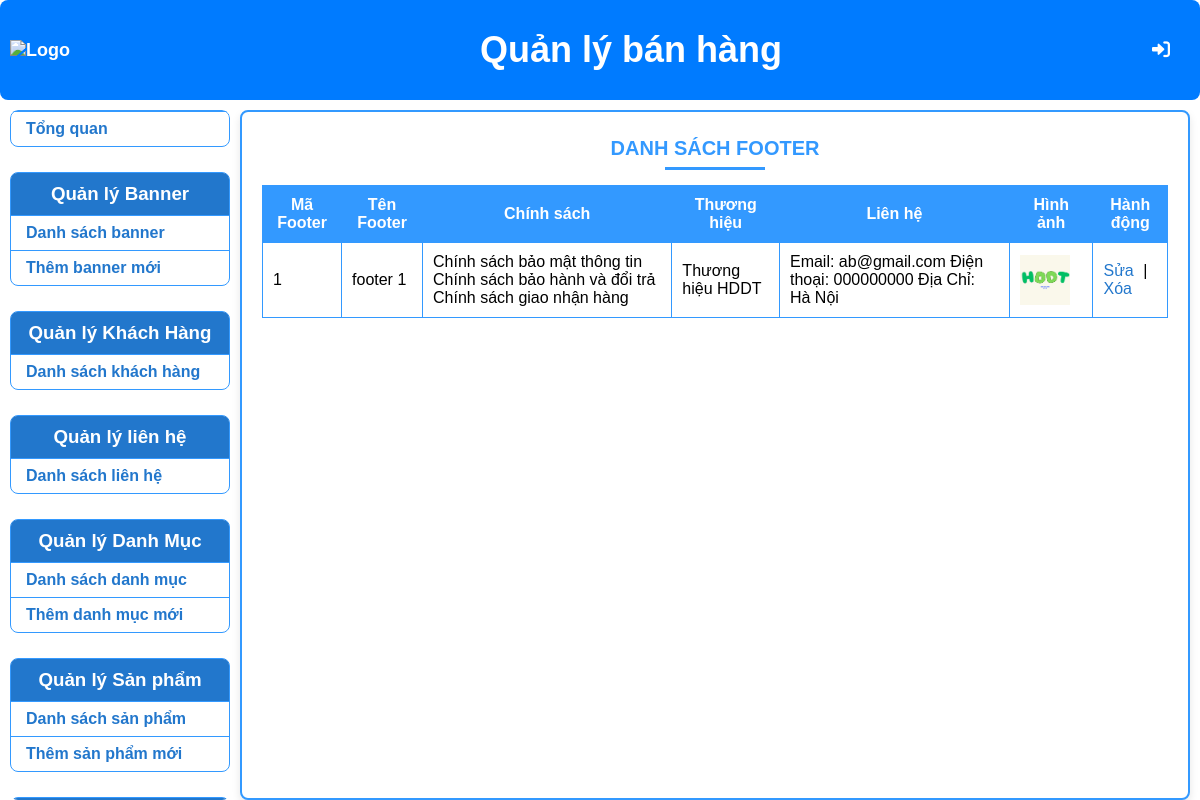
Screenshot of /admin/index.php?controller=footer&action=list with the database file from the repository.
### tables this page shows
CREATE TABLE `footer` (
  `MaFooter` int(11) NOT NULL,
  `Name` varchar(45) NOT NULL,
  `Avatar` varchar(500) NOT NULL,
  `MaTK` int(11) NOT NULL,
  `Chinhsach` varchar(500) DEFAULT NULL,
  `Thuonghieu` varchar(500) DEFAULT NULL,
  `Lienhe` varchar(500) DEFAULT NULL
);

### admin/controllers/FooterController.php (called while the page is built, shortened)
<?php
require_once 'Models/Footer.php';
class FooterController {
    private $footerModel;
    public function __construct() {
        $database = new Database();
        $db = $database->getConnection();
        $this->footerModel = new Footer($db);
    }
    public function index() {
        $footers = $this->footerModel->getAllFooters();
        require 'Views/Footer/list.php';
    }
}

### admin/index.php (called while the page is built, shortened)
<?php
$mainController = new MainController();
$mainController->handleRequest();
?>

### admin/models/Footer.php (called while the page is built, shortened)
<?php
class Footer {
    private $conn;
    public function __construct($db) {
        $this->conn = $db;
    }
    public function getAllFooters() {
        $query = "SELECT * FROM footer";
        $stmt = $this->conn->prepare($query);
        $stmt->execute();
        return $stmt->fetchAll(PDO::FETCH_ASSOC);
    }
}

### admin/views/Footer/list.php (the view, shortened to what this page needs)
<!DOCTYPE html>
<html lang="vi">
<head>
    <link rel="stylesheet" href="Styles/styles.css">
</head>
<body>
    <?php include 'Views/header.php'; ?>
    <div class="main-container">
        <?php include 'Views/sidebar.php'; ?>
        <div class="main-content">
            <h2>Danh sách Footer</h2>
            <table class="table">
                <thead>
                    <tr>
                        <th>Mã Footer</th>
                        <th>Tên Footer</th>
                        <th>Chính sách</th>
                        <th>Thương hiệu</th>
                        <th>Liên hệ</th>
                        <th>Hình ảnh</th>
                        <th>Hành động</th>
                    </tr>
                </thead>
                <tbody>
                    <?php
                    foreach ($footers as $footer) {
                            $avatarPath = "/baitaplonweb/" . $footer['Avatar'];
                        echo "<tr>";
                        echo "<td>{$footer['MaFooter']}</td>";
                        echo "<td>{$footer['Name']}</td>";
                        echo "<td>{$footer['Chinhsach']}</td>";
                        echo "<td>{$footer['Thuonghieu']}</td>";
                        echo "<td>{$footer['Lienhe']}</td>";
                        echo "<td><img src='{$avatarPath}' alt='Hình Ảnh' style='width: 50px; height: auto; margin-right: 10px; vertical-align: middle;'></td>";
                        echo "<td>";
                        echo "<a href='index.php?controller=footer&action=edit&id={$footer['MaFooter']}'>Sửa</a> | ";
                        echo "<a href='index.php?controller=footer&action=delete&id={$footer['MaFooter']}' onclick='return confirm(\"Bạn có chắc chắn muốn xóa banner này không?\")'>Xóa</a>";
                        echo "</td>";
                        echo "</tr>";
                    }
                    ?>
                </tbody>
            </table>
        </div>
    </div>
</body>
</html>

### admin/Styles/styles.css (style rules this page uses)
* { margin: 0; padding: 0; box-sizing: border-box; }
body { font-family: Arial, sans-serif; display: flex; flex-direction: column; height: 100vh; }
.main-container { display: flex; flex: 1; margin-top: 10px; padding: 0 10px; overflow: hidden; }
.main-content { flex: 1; padding: 20px; background-color: #FFFFFF; border: 2px solid #3399FF; border-radius: 8px; box-shadow: 0 4px 8px rgba(0, 0, 0, 0.1); overflow-y: auto; }
.main-content h2 { color: #3399FF; text-align: center; margin: 0 auto 20px auto; padding: 5px 0; font-size: 20px; text-transform: uppercase; position: relative; width: fit-content; }
.main-content h2::after { content: ''; position: absolute; bottom: -5px; left: 50%; transform: translateX(-50%); width: 100px; height: 3px; background-color: #3399FF; }
.table { width: 100%; border-collapse: collapse; margin-top: 10px; }
.table th, .table td { border: 1px solid #3399FF; padding: 10px; text-align: left; }
.table th { background-color: #3399FF; color: white; font-weight: bold; text-align: center; }
.table a { color: #2277CC; text-decoration: none; margin-right: 5px; }

### rows the page displays
footer: MaFooter "1", Name "footer 1", Chinhsach "Chính sách bảo mật thông tin Chính sách bảo hành và đổi trả Chính sách giao nhận hàng", Thuonghieu "Thương hiệu HDDT", Lienhe "Email: ab@gmail.com Điện thoại: 000000000 Địa Chỉ: Hà Nội", Avatar (picture)
